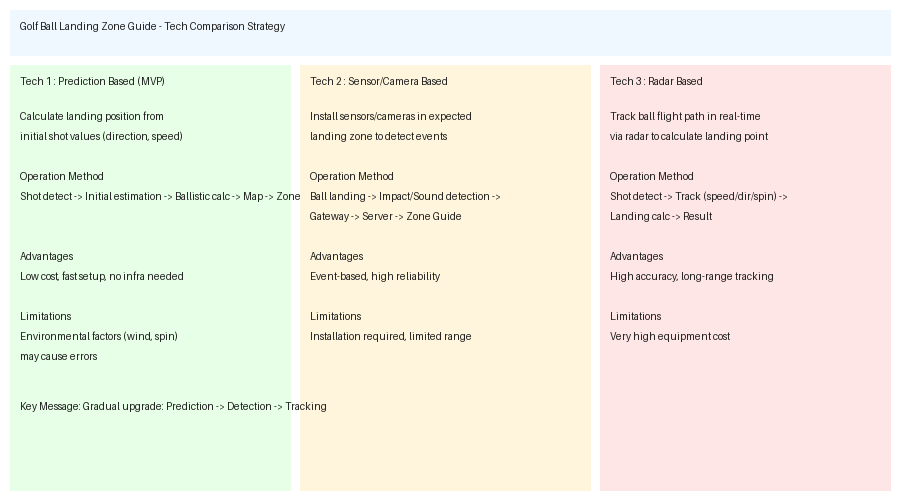
#> input picture v2/test_input.png, 900 x 500 px
$ python text_remover.py test_input.png out
#> lines starting #> are read from the running program, lines starting #| are printed output that depends on the picture; after the words box and inside, x2 and y2 are one past the last pixel; in counts of white or black regions, pixels touching at a corner belong together
#> in remove_text, image is the input picture: shape (500, 900, 3); mean B, G, R 227.6, 240.2, 242.4
"""
v2 — 이미지 픽셀 기반 텍스트 제거 파이프라인

bbox / OCR / protection mask 전혀 사용하지 않음.
이미지 픽셀 분석만으로 텍스트를 검출하고 제거한다.

사용법:
    python text_remover.py <input_image> [output_dir]

출력 (output_dir, 기본값 ./output):
    gray.png              — 그레이스케일 변환 결과
    threshold.png         — adaptive threshold 결과
    text_pixel_mask.png   — shape 기반 텍스트 픽셀 마스크
    filtered_mask.png     — color 필터 적용 후 최종 마스크
    clean_image.png       — 텍스트 제거 완료 이미지
"""

import sys
import os
import cv2
import numpy as np
from pathlib import Path


# ─────────────────────────────────────────────────────────────────────────────
# STEP 1: 텍스트 픽셀 검출 (shape 기반)
# ─────────────────────────────────────────────────────────────────────────────

def detect_text_pixels_by_shape(gray: np.ndarray) -> np.ndarray:
    """
    adaptive threshold + connected component 분석으로
    얇고 작은 글자 모양 구성요소를 추출한다.
    """
    h, w = gray.shape

    # adaptive threshold — 글자처럼 작은 local 고대비 영역 포착
    thresh = cv2.adaptiveThreshold(
        gray,
        255,
        cv2.ADAPTIVE_THRESH_GAUSSIAN_C,
        cv2.THRESH_BINARY_INV,
        blockSize=15,
        C=8,
    )
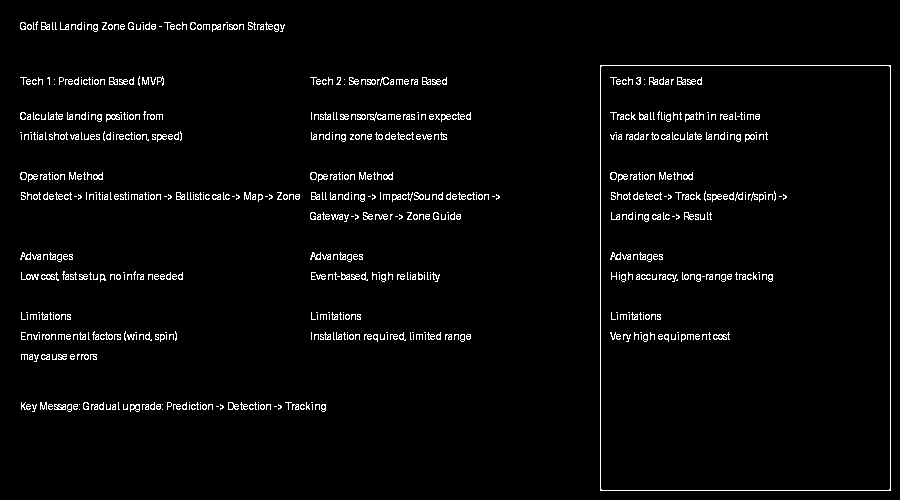
#> thresh: shape (500, 900); 3.1% white in thin lines or dots

    # local contrast map — 주변과 밝기 차이가 큰 곳만 남김
    blur = cv2.GaussianBlur(gray, (15, 15), 0)
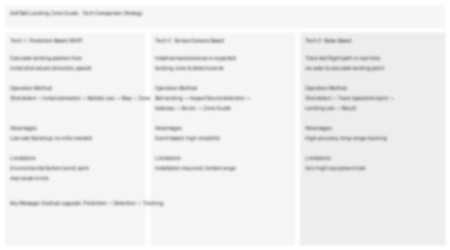
#> blur: shape (500, 900) (shown at 1/2 size); min 161, max 255, mean 239.3
    contrast = cv2.absdiff(gray, blur)
    _, contrast_mask = cv2.threshold(contrast, 12, 255, cv2.THRESH_BINARY)
#> contrast_mask: shape (500, 900); 10.9% white; 33 white regions, largest, box (x1, y1, x2, y2) and area: (18, 399, 329, 414) 3426, (19, 189, 302, 204) 3039, (308, 189, 501, 204) 2123

    # shape mask: threshold AND contrast 둘 다 만족해야 함
    shape_mask = cv2.bitwise_and(thresh, contrast_mask)
#> shape_mask: shape (500, 900); 2.7% white in thin lines or dots, all inside (x1, y1, x2, y2) = (20, 21, 787, 412)

    # connected component 분석 — 글자처럼 작은 component만 선택
    num_labels, labels, stats, _ = cv2.connectedComponentsWithStats(
        shape_mask, connectivity=8
    )
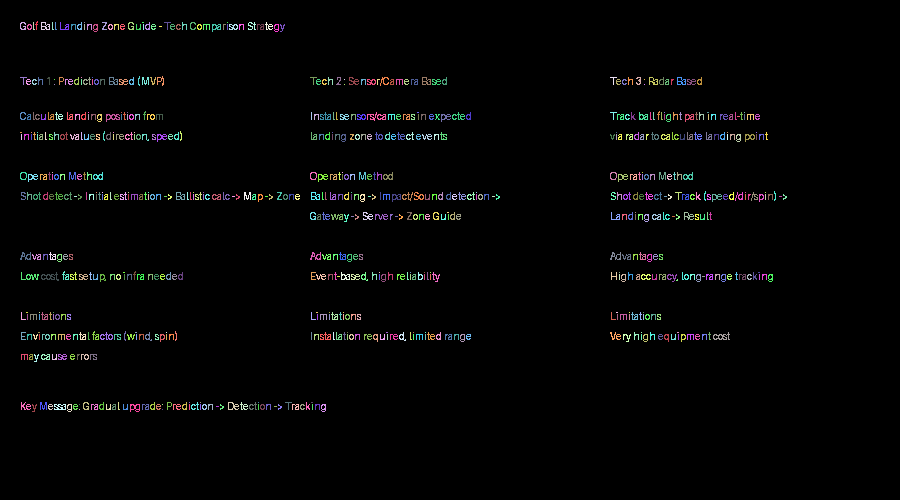
#> labels: shape (500, 900) int32; 712 distinct labels, from 0 to 711; one colour per label, 0 black
#> num_labels = 712; stats = 712 rows, first 6: [0, 0, 900, 500, 437842], [35, 21, 3, 9, 12], [20, 22, 6, 8, 26], [33, 22, 2, 8, 9], [41, 22, 9, 8, 38], [52, 22, 2, 8, 9]

    image_area = h * w
    text_mask = np.zeros_like(gray)

    for i in range(1, num_labels):  # 0은 배경
        area = stats[i, cv2.CC_STAT_AREA]
        cw = stats[i, cv2.CC_STAT_WIDTH]
        ch = stats[i, cv2.CC_STAT_HEIGHT]

        if area == 0:
            continue

        aspect = max(cw, ch) / max(min(cw, ch), 1)
        fill_ratio = area / max(cw * ch, 1)

        # 필터 조건
        # 너무 작은 노이즈 제거 (3픽셀 미만)
        if area < 3:
            continue
        # 이미지 전체 면적의 2% 넘는 큰 덩어리 = 아이콘/박스 → 제거
        if area > image_area * 0.02:
            continue
        # 가로세로가 너무 정사각형이고 채움률이 낮으면 선/박스 → 제거
        if aspect < 1.3 and fill_ratio < 0.25:
            continue

        text_mask[labels == i] = 255
#> this loop made 711 passes
#> (area, cw, ch, aspect, fill_ratio) on passes 2, 4, 7: (26, 6, 8, 1.33, 0.542), (38, 9, 8, 1.12, 0.528), (29, 9, 8, 1.12, 0.403)

    return thresh, text_mask


# ─────────────────────────────────────────────────────────────────────────────
# STEP 2 & 3: 색상 기반 필터링 + 노이즈 제거
# ─────────────────────────────────────────────────────────────────────────────

def filter_by_color(image_bgr: np.ndarray, shape_mask: np.ndarray) -> np.ndarray:
    """
    HSV + LAB 색공간에서 텍스트 색상 특징(저채도·고대비)을 추출해
    shape_mask와 AND 결합 후 morphology로 정제한다.
    """
    hsv = cv2.cvtColor(image_bgr, cv2.COLOR_BGR2HSV)
#> hsv: shape (500, 900, 3); mean H, S, V 31.1, 24.2, 250.2
    lab = cv2.cvtColor(image_bgr, cv2.COLOR_BGR2LAB)
#> lab: shape (500, 900, 3); mean of channels 0, 1, 2 241.5, 126.4, 134.3

    # 저채도 영역 (S 채널 < 80 → 회색/검정/흰색 계열)
    _, s_ch, _ = cv2.split(hsv)
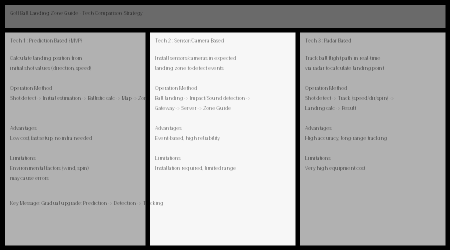
#> s_ch: shape (500, 900) (shown at 1/2 size); min 0, max 36, mean 24.2; drawn with min black and max white
    _, low_sat_mask = cv2.threshold(s_ch, 80, 255, cv2.THRESH_BINARY_INV)
#> low_sat_mask: shape (500, 900); every value is 255

    # LAB L채널 기반 어두운 영역 (L < 180 → 밝지 않은 픽셀)
    l_ch, _, _ = cv2.split(lab)
    _, dark_mask = cv2.threshold(l_ch, 200, 255, cv2.THRESH_BINARY_INV)

    # 색상 마스크: 저채도 OR 어두운 영역 — 최대한 포용적으로
    color_mask = cv2.bitwise_or(low_sat_mask, dark_mask)

    # shape + color 결합
    combined = cv2.bitwise_and(shape_mask, color_mask)

    # morphology 정제 — 글자 획 사이 미세 빈틈 메우기
    kernel_close = cv2.getStructuringElement(cv2.MORPH_ELLIPSE, (3, 3))
    combined = cv2.morphologyEx(combined, cv2.MORPH_CLOSE, kernel_close)
#> combined: shape (500, 900); 4% white; 152 white regions (16 under 20 px), largest, box (x1, y1, x2, y2) and area: (704, 191, 776, 202) 358, (380, 192, 443, 202) 290, (20, 252, 73, 262) 260

    # 작은 노이즈 제거 (open)
    kernel_open = cv2.getStructuringElement(cv2.MORPH_ELLIPSE, (2, 2))
    combined = cv2.morphologyEx(combined, cv2.MORPH_OPEN, kernel_open)
#> combined: shape (500, 900); 3.6% white; 404 white regions (195 under 20 px), largest, box (x1, y1, x2, y2) and area: (705, 193, 751, 202) 214, (41, 403, 79, 413) 202, (115, 194, 153, 201) 189

    # 2차 connected component 필터 — 극히 작은 점 제거
    num_labels, labels, stats, _ = cv2.connectedComponentsWithStats(
        combined, connectivity=8
    )
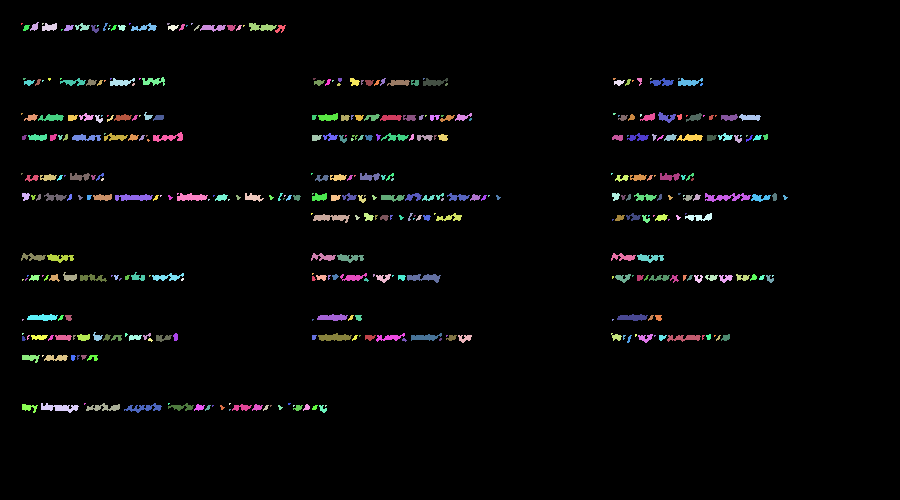
#> labels: shape (500, 900) int32; 405 distinct labels, from 0 to 404; one colour per label, 0 black
#> num_labels = 405; stats = 405 rows, first 6: [0, 0, 900, 500, 433938], [21, 23, 2, 2, 3], [30, 22, 9, 9, 43], [42, 23, 2, 2, 3], [42, 23, 15, 8, 90], [75, 23, 15, 8, 63]
    filtered = np.zeros_like(combined)
    for i in range(1, num_labels):
        if stats[i, cv2.CC_STAT_AREA] >= 5:
            filtered[labels == i] = 255

    return filtered


# ─────────────────────────────────────────────────────────────────────────────
# STEP 4: inpaint
# ─────────────────────────────────────────────────────────────────────────────

def inpaint_text(image_bgr: np.ndarray, mask: np.ndarray) -> np.ndarray:
    """
    mask 영역을 cv2.inpaint (Telea) 로 복원한다.
    dilation 1~2px만 적용해 과도한 번짐 방지.
    """
    kernel = cv2.getStructuringElement(cv2.MORPH_ELLIPSE, (3, 3))
    dilated_mask = cv2.dilate(mask, kernel, iterations=1)
#> dilated_mask: shape (500, 900); 5.8% white; 143 white regions (5 under 20 px), largest, box (x1, y1, x2, y2) and area: (704, 192, 778, 203) 536, (340, 113, 417, 122) 517, (380, 192, 445, 203) 439

    result = cv2.inpaint(image_bgr, dilated_mask, inpaintRadius=3, flags=cv2.INPAINT_TELEA)
    return result


# ─────────────────────────────────────────────────────────────────────────────
# STEP 5: 색상 보정
# ─────────────────────────────────────────────────────────────────────────────

def color_correction(original: np.ndarray, inpainted: np.ndarray, mask: np.ndarray) -> np.ndarray:
    """
    inpaint 결과에서 mask 영역의 밝기/채도를 주변 배경에 맞게 보정하고
    경계에 Gaussian blur를 적용해 자연스럽게 만든다.
    """
    # mask 경계 부근 (dilation 10px) 에서 배경 샘플링
    kernel = cv2.getStructuringElement(cv2.MORPH_ELLIPSE, (21, 21))
    dilated = cv2.dilate(mask, kernel, iterations=1)
#> dilated: shape (500, 900); 24.9% white; 16 white regions, largest, box (x1, y1, x2, y2) and area: (12, 163, 511, 233) 19609, (602, 163, 798, 233) 9090, (12, 393, 337, 423) 8091
    bg_region = cv2.bitwise_and(dilated, cv2.bitwise_not(mask))
#> bg_region: shape (500, 900); 21.4% white; 16 white regions, largest, box (x1, y1, x2, y2) and area: (12, 163, 511, 233) 16837, (602, 163, 798, 233) 7811, (12, 393, 337, 423) 7027

    if bg_region.sum() == 0:
        return inpainted  # 배경 샘플 없으면 그대로 반환

    # LAB 색공간에서 밝기(L) 보정
    orig_lab = cv2.cvtColor(original, cv2.COLOR_BGR2LAB).astype(np.float32)
    inp_lab = cv2.cvtColor(inpainted, cv2.COLOR_BGR2LAB).astype(np.float32)
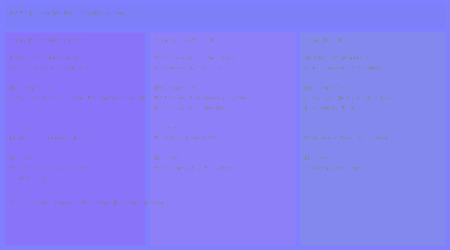
#> inp_lab: shape (500, 900, 3) float32 (shown at 1/2 size); mean B, G, R 245.3, 126.8, 134.2

    bg_mask_bool = bg_region > 0

    if bg_mask_bool.sum() == 0:
        return inpainted

    orig_l_mean = orig_lab[:, :, 0][bg_mask_bool].mean()
#> orig_l_mean = 237.3
    inp_l_mean = inp_lab[:, :, 0][bg_mask_bool].mean()
#> inp_l_mean = 241.9

    l_shift = orig_l_mean - inp_l_mean
#> l_shift = -4.6

    mask_bool = mask > 0
    inp_lab[:, :, 0][mask_bool] = np.clip(
        inp_lab[:, :, 0][mask_bool] + l_shift, 0, 255
    )
#> inp_lab: shape (500, 900, 3) float32; 3.51% of pixels changed, all inside (x1, y1, x2, y2) = (21, 22, 788, 413)

    corrected = cv2.cvtColor(inp_lab.astype(np.uint8), cv2.COLOR_LAB2BGR)

    # 경계 자연화: mask 경계에만 작은 Gaussian blur 적용
    blur_radius = 5
    blurred = cv2.GaussianBlur(corrected, (blur_radius * 2 + 1, blur_radius * 2 + 1), 0)

    # 경계 마스크 (dilation - erosion)
    kernel_small = cv2.getStructuringElement(cv2.MORPH_ELLIPSE, (5, 5))
    eroded = cv2.erode(mask, kernel_small, iterations=1)
#> eroded: shape (500, 900); 0.35% white in thin lines or dots, all inside (x1, y1, x2, y2) = (24, 25, 767, 409)
    border = cv2.bitwise_and(mask, cv2.bitwise_not(eroded))
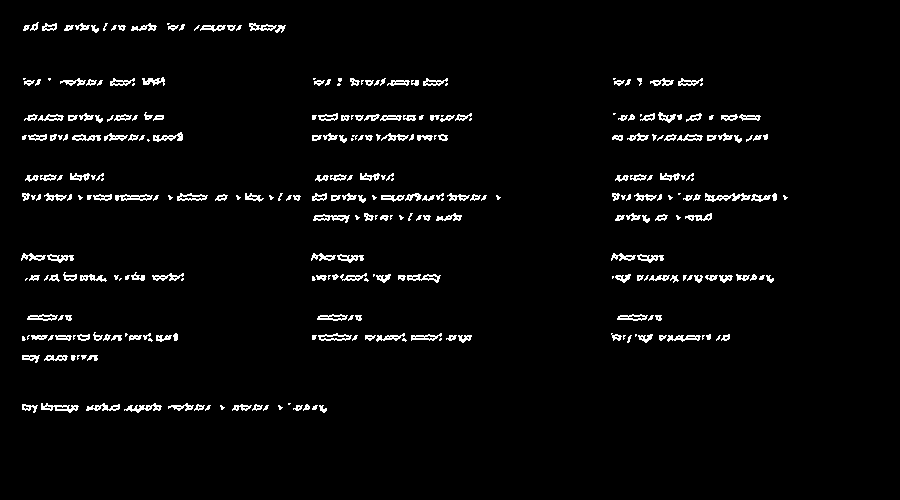
#> border: shape (500, 900); 3.2% white in thin lines or dots, all inside (x1, y1, x2, y2) = (21, 22, 788, 413)

    border_bool = border > 0
    corrected[border_bool] = blurred[border_bool]
#> corrected: shape (500, 900, 3); mean B, G, R 230.9, 244, 245.4

    return corrected


# ─────────────────────────────────────────────────────────────────────────────
# STEP 6: 메인 파이프라인
# ─────────────────────────────────────────────────────────────────────────────

def remove_text(input_path: str, output_dir: str = "output") -> dict[str, str]:
    Path(output_dir).mkdir(parents=True, exist_ok=True)

    image = cv2.imread(input_path)
    if image is None:
        raise FileNotFoundError(f"이미지를 읽을 수 없습니다: {input_path}")

    gray = cv2.cvtColor(image, cv2.COLOR_BGR2GRAY)

    # STEP 1: shape 기반 텍스트 픽셀 검출
    print("[1/5] 텍스트 픽셀 검출 중 (adaptive threshold + connected components)...")
    thresh, shape_mask = detect_text_pixels_by_shape(gray)

    # STEP 2 & 3: 색상 필터 + 노이즈 정제
    print("[2/5] 색상 기반 필터링 및 노이즈 제거 중...")
    filtered_mask = filter_by_color(image, shape_mask)

    # STEP 4: inpaint
    print("[3/5] inpaint 처리 중 (cv2.INPAINT_TELEA)...")
    inpainted = inpaint_text(image, filtered_mask)

    # STEP 5: 색상 보정
    print("[4/5] 색상 보정 중...")
    clean = color_correction(image, inpainted, filtered_mask)

    # STEP 6: 디버그 파일 저장
    print("[5/5] 결과 저장 중...")
    outputs = {
        "gray":             os.path.join(output_dir, "gray.png"),
        "threshold":        os.path.join(output_dir, "threshold.png"),
        "text_pixel_mask":  os.path.join(output_dir, "text_pixel_mask.png"),
        "filtered_mask":    os.path.join(output_dir, "filtered_mask.png"),
        "clean_image":      os.path.join(output_dir, "clean_image.png"),
    }

    cv2.imwrite(outputs["gray"],            gray)
    cv2.imwrite(outputs["threshold"],       thresh)
    cv2.imwrite(outputs["text_pixel_mask"], shape_mask)
    cv2.imwrite(outputs["filtered_mask"],   filtered_mask)
    cv2.imwrite(outputs["clean_image"],     clean)

    # 통계 출력
    total_pixels = filtered_mask.size
    text_pixels = int((filtered_mask > 0).sum())
#> text_pixels = 15801
    coverage = text_pixels / total_pixels * 100
#> coverage = 3.51
    print(f"\n  텍스트 픽셀 커버리지: {text_pixels:,} / {total_pixels:,} px ({coverage:.2f}%)")
#|   텍스트 픽셀 커버리지: 15,801 / 450,000 px (3.51%)
    print(f"  출력 디렉토리: {os.path.abspath(output_dir)}\n")

    for name, path in outputs.items():
        print(f"  [{name}] → {path}")

    return outputs


# ─────────────────────────────────────────────────────────────────────────────
# CLI
# ─────────────────────────────────────────────────────────────────────────────

if __name__ == "__main__":
    if len(sys.argv) < 2:
        print("사용법: python text_remover.py <input_image> [output_dir]")
        sys.exit(1)

    input_path = sys.argv[1]
    output_dir = sys.argv[2] if len(sys.argv) > 2 else "output"

    print(f"\n  입력: {input_path}")
    print(f"  출력 디렉토리: {output_dir}\n")

    remove_text(input_path, output_dir)
